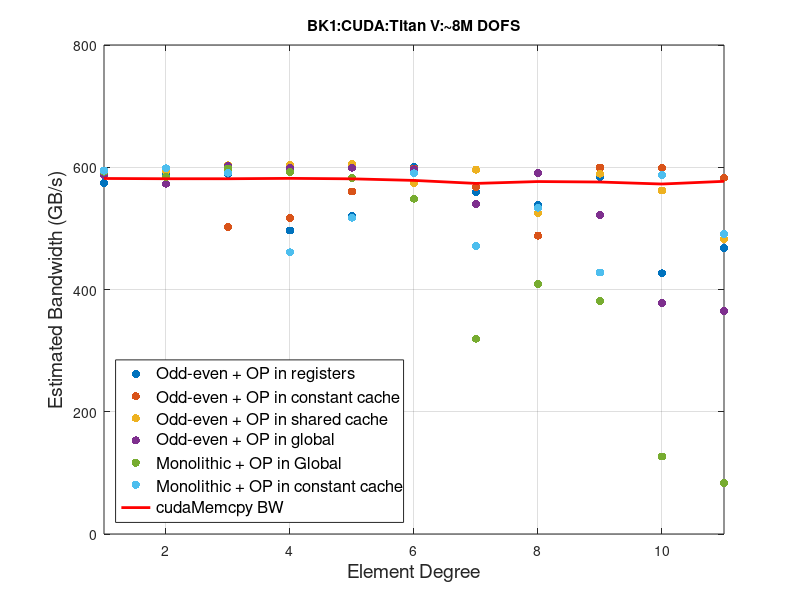

Here is the MATLAB script that generated this plot:

data = load('results/testMassMatrixMultiplyVT_TITANV_CUDA_V3.dat')

dNq = 1;

ids = find(data(:,1)+dNq==data(:,2));

data = data(ids,:);

clf
hold on
maxBW = 0;
for mode=1:6
  ids = find(data(:,end)==mode)
  scatter(data(ids,1)-1, data(ids,8), 'filled')
  maxBW = max(maxBW, data(ids,9));
end

plot(data(ids,1)-1, maxBW, 'r-', 'LineWidth', 2)

hold off

axis([1, 11, 0 800])

  
grid on
xlabel('Element Degree', 'FontSize', 14)
ylabel('Estimated Bandwidth (GB/s)', 'FontSize', 14)
title('BK1:CUDA:Titan V:~8M DOFS')
ha = legend('Odd-even + OP in registers', ...
	    'Odd-even + OP in constant cache', ...
	    'Odd-even + OP in shared cache', ...
	    'Odd-even + OP in global', ...
	    'Monolithic + OP in Global', ...
	    'Monolithic + OP in constant cache', ...
	    'cudaMemcpy BW', 'location', 'southwest');
set(ha, 'FontSize', 12)
box on

print('-dpdf', 'testMassMatrixMultiplyVT_TITANV_CUDA_V3.pdf', '-bestfit')
